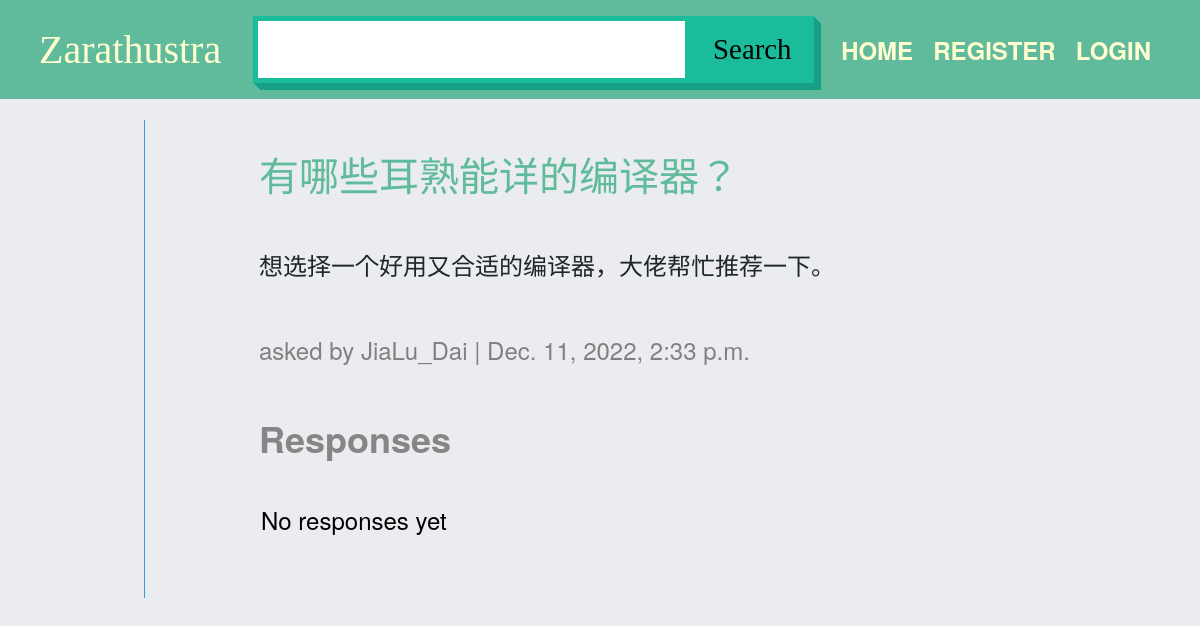
The app's page /question/21 with its own data.
### main/models.py (models this page shows, shortened)
class Question(models.Model):
    author = models.ForeignKey(User, null=False, on_delete=models.CASCADE)
    title = models.CharField(max_length=200, null=False)
    body = models.TextField(null=False)
    created_at = models.DateTimeField(auto_now_add=True)
    updated_at = models.DateTimeField(auto_now=True)

### main/views.py (the view, shortened to what this page needs)
# urls.py: path('question/<int:id>',views.questionPage,name='question'),
def questionPage(request, id):
    question=Question.objects.get(id=id)
    response_form=ResponseForm()
    context={
        'question':question,
        'response_form':response_form,
    }
    return render(request,"question.html",context)

### main/forms.py
class ResponseForm(forms.ModelForm):
    class Meta:
        model=Response
        fields=['body']
        widgets = {
            'body': forms.TextInput(attrs={
                'placeholder': 'Your Answer'
            })  }

### main/templates/question.html (shortened to what this page needs)
{% extends 'layout/page.html' %}
{% block content %}
<div class="page question-page">
  <h1 class="question-title">{{question.title}}</h1>
<div class="question-body">{{question.body}}</div>
<span class="question-author">asked by {{question.author}} |  {{question.created_at}}</span>
<div class="response-container">
    <h4 class="response-container-heading">
        Responses
    </h4>
    {% if not question.responses.all %}
    <div class="no-response-text"> No responses yet</div>
    {% else %}
      {% for response in question.get_responses %}
        {% include 'components\response.html' with response=response %}
      {% endfor %}
    {% endif %}
</div>
</div>
{% endblock %}

### main/static/main/css/styles.css (style rules this page uses)
* { box-sizing: border-box; font-size: 3vh; font-family: 'Helvetica Neue', Helvetica, Arial, sans-serif; }
body { background-color: #eaecef; }
.page { display: flex; flex-direction: column; margin: 0 auto; min-width:5vw; padding: 30px; }
.question-title { margin: 0 7vw; font-size:40px; color:#5FBB9C; }
.question-body,.question-author { margin-left:7vw ; }
.question-author { color:gray; }
.response-container,.response-form { margin-left:7vw ; width:auto; }
.response-container-heading { color:rgb(134, 134, 134); font-weight: 600; }
.no-response-text { color:black; padding: 30px 2px; }
.new-question-page,.question-page { margin:0 10vw; border-left:1px solid rgb(51, 154, 223); }

### records on screen
Question: title "有哪些耳熟能详的编译器？", body "想选择一个好用又合适的编译器，大佬帮忙推荐一下。", author "JiaLu_Dai", created_at "Dec. 11, 2022, 2:33 p.m."
